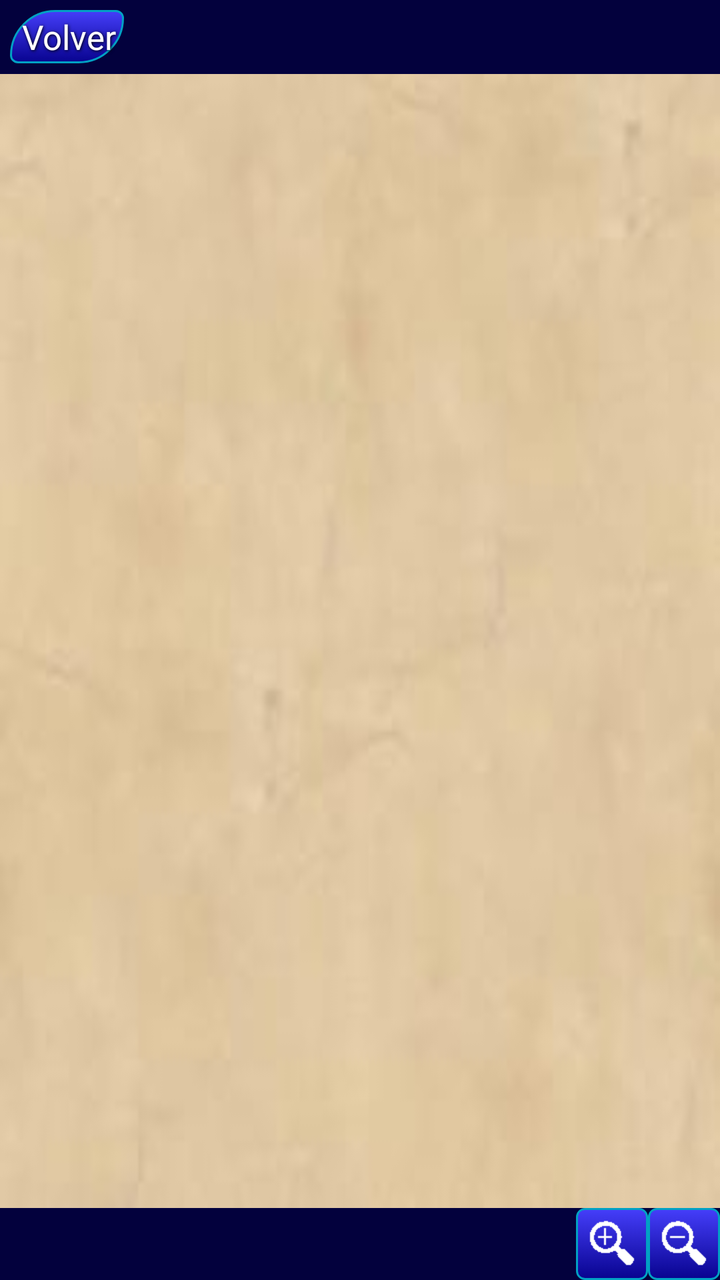
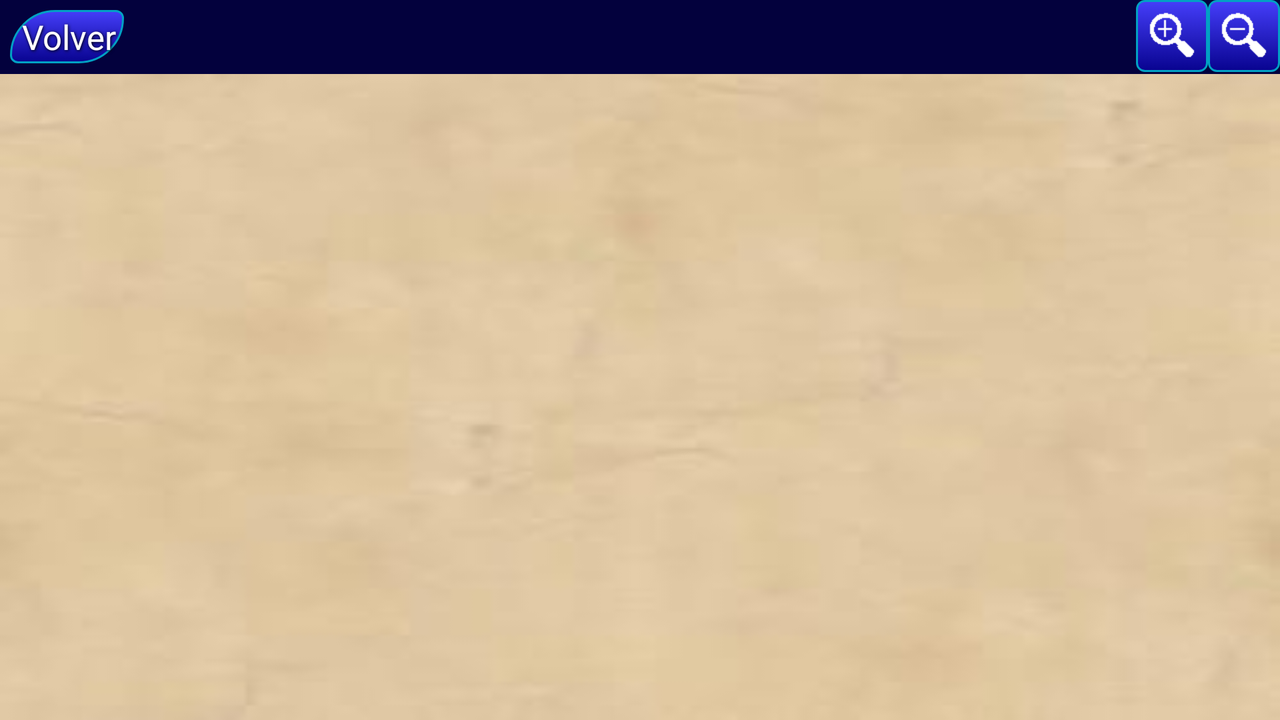

An Android layout and its configuration variant, each rendered on a device that would load it. The default file and the variant file are quoted in full after the pictures.
<!-- AndroidManifest.xml: application theme AppTheme -->
<!-- res/layout/view_prayers.xml -->
<LinearLayout xmlns:android="http://schemas.android.com/apk/res/android"
    xmlns:tools="http://schemas.android.com/tools"
    android:layout_width="match_parent"
    android:layout_height="match_parent"
    android:layout_centerHorizontal="true"
    android:orientation="vertical"
    tools:context=".ViewPrayers" >

    <LinearLayout
        android:layout_width="fill_parent"
        android:layout_height="wrap_content"
        android:background="#03013D"
        android:gravity="center_horizontal"
        android:orientation="horizontal" >

        <Button
            android:id="@+id/back_button"
            style="@style/back_btn"
            android:background="@drawable/back_btn"
            android:onClick="onBackClick"
            android:text="@string/back"
            android:textSize="17sp" />

        <TextView
            android:id="@+id/prayer_title"
            android:layout_width="0dp"
            android:layout_height="wrap_content"
            android:layout_gravity="center_vertical|center_horizontal|center"
            android:layout_weight="0.9"
            android:gravity="center"
            android:padding="5dp"
            android:textColor="#FFFFFF"
            android:textSize="20sp" />
    </LinearLayout>

    <ScrollView
        android:id="@+id/svprayer"
        android:layout_width="match_parent"
        android:layout_height="0dp"
        android:layout_weight="0.8"
        android:background="@drawable/prayer_background" >

        <TextView
            android:id="@+id/prayer"
            android:layout_width="match_parent"
            android:layout_height="wrap_content"
            android:padding="5dp"
            android:textColor="#000000"
            android:textSize="17sp" />
    </ScrollView>

    <LinearLayout
        android:layout_width="match_parent"
        android:layout_height="wrap_content"
        android:layout_gravity="right"
        android:background="#03013D"
        android:gravity="right"
        android:orientation="horizontal" >

        <ImageButton
            android:id="@+id/btnzoomin"
            style="?android:attr/buttonStyleSmall"
            android:layout_width="wrap_content"
            android:layout_height="wrap_content"
            android:layout_gravity="right"
            android:background="@drawable/zoom_btn"
            android:contentDescription="@string/zoomout"
            android:onClick="onZoomInClick"
            android:scaleType="centerInside"
            android:src="@drawable/zoomin" />

        <ImageButton
            android:id="@+id/btnzoomout"
            style="?android:attr/buttonStyleSmall"
            android:layout_width="wrap_content"
            android:layout_height="wrap_content"
            android:layout_gravity="right"
            android:background="@drawable/zoom_btn"
            android:contentDescription="@string/zoomin"
            android:onClick="onZoomOutClick"
            android:scaleType="centerInside"
            android:src="@drawable/zoomout" />
    </LinearLayout>

</LinearLayout>
<!-- resources referenced by this layout -->
<resources>
  <!-- drawable zoom_btn (drawable) -->
  <?xml version="1.0" encoding="utf-8"?>
  
  <selector xmlns:android="http://schemas.android.com/apk/res/android">
  
      <item android:state_pressed="true"><shape>
              <gradient android:angle="270" android:endColor="@color/gradientEnd" android:startColor="@color/gradientStart_pressed" />
  
              <stroke android:width="1dp" android:color="@color/stroke" />
  
              <corners android:radius="4dp" />
  
              <padding android:bottom="2dp" android:left="2dp" android:right="2dp" android:top="2dp" />
          </shape></item>
      <item android:state_focused="true"><shape>
              <gradient android:angle="270" android:endColor="@color/gradientEnd" android:startColor="@color/gradientStart_unpresed" />
  
              <stroke android:width="1dp" android:color="@color/stroke_selected" />
  
              <corners android:radius="4dp" />
  
              <padding android:bottom="2dp" android:left="2dp" android:right="2dp" android:top="2dp" />
          </shape></item>
      <item><shape>
              <gradient android:angle="270" android:endColor="@color/gradientEnd" android:startColor="@color/gradientStart_unpresed" />
  
              <stroke android:width="1dp" android:color="@color/stroke" />
  
              <corners android:radius="4dp" />
  
              <padding android:bottom="2dp" android:left="2dp" android:right="2dp" android:top="2dp" />
          </shape></item>
  
  </selector>
  <string name="back">Volver</string>
  <string name="zoomin">zoomin</string>
  <string name="zoomout">zoomout</string>
  <style name="back_btn">
          <item name="android:layout_width">wrap_content</item>
          <item name="android:layout_height">wrap_content</item>
          <item name="android:layout_gravity">center</item>
          <item name="android:layout_margin">5dp</item>
          <item name="android:textColor">#FFFFFF</item>
          <item name="android:shadowColor">#000000</item>
          <item name="android:shadowDx">1</item>
          <item name="android:shadowDy">1</item>
          <item name="android:shadowRadius">4</item>
      </style>
  <style name="AppTheme" parent="AppBaseTheme">
          
      </style>
  <color name="gradientEnd">#08038F</color>
  <color name="gradientStart_pressed">#0E07E0</color>
  <color name="stroke">#02A1C4</color>
  <color name="gradientStart_unpresed">#453EFA</color>
  <color name="stroke_selected">#00E3D8</color>
  <style name="AppBaseTheme" parent="android:Theme.Light">
          
      </style>
</resources>
<!-- res/layout-land/view_prayers.xml (the author's variant of the layout above) -->
<!-- drawn on the phone turned sideways -->
<LinearLayout xmlns:android="http://schemas.android.com/apk/res/android"
    xmlns:tools="http://schemas.android.com/tools"
    android:layout_width="match_parent"
    android:layout_height="match_parent"
    android:layout_centerHorizontal="true"
    android:orientation="vertical"
    tools:context=".ViewPrayers" >

    <LinearLayout
        android:layout_width="fill_parent"
        android:layout_height="wrap_content"
        android:background="#03013D"
        android:gravity="center_horizontal"
        android:orientation="horizontal" >

        <Button
            android:id="@+id/back_button"
            style="@style/back_btn"
            android:background="@drawable/back_btn"
            android:onClick="onBackClick"
            android:text="@string/back"
            android:textSize="17sp" />

        <TextView
            android:id="@+id/prayer_title"
            android:layout_width="0dp"
            android:layout_height="wrap_content"
            android:layout_gravity="center_vertical|center_horizontal|center"
            android:layout_weight="0.9"
            android:gravity="center"
            android:padding="5dp"
            android:textColor="#FFFFFF"
            android:textSize="20sp" />

        <LinearLayout
            android:layout_width="wrap_content"
            android:layout_height="wrap_content"
            android:layout_gravity="right"
            android:background="#03013D"
            android:gravity="right"
            android:orientation="horizontal" >

            <ImageButton
                android:id="@+id/btnzoomin"
                style="?android:attr/buttonStyleSmall"
                android:layout_width="wrap_content"
                android:layout_height="wrap_content"
                android:layout_gravity="right"
                android:background="@drawable/zoom_btn"
                android:contentDescription="@string/zoomout"
                android:onClick="onZoomInClick"
                android:scaleType="centerInside"
                android:src="@drawable/zoomin" />

            <ImageButton
                android:id="@+id/btnzoomout"
                style="?android:attr/buttonStyleSmall"
                android:layout_width="wrap_content"
                android:layout_height="wrap_content"
                android:layout_gravity="right"
                android:background="@drawable/zoom_btn"
                android:contentDescription="@string/zoomin"
                android:onClick="onZoomOutClick"
                android:scaleType="centerInside"
                android:src="@drawable/zoomout" />
        </LinearLayout>
    </LinearLayout>

    <ScrollView
        android:id="@+id/svprayer"
        android:layout_width="match_parent"
        android:layout_height="0dp"
        android:layout_weight="0.8"
        android:background="@drawable/prayer_background" >

        <TextView
            android:id="@+id/prayer"
            android:layout_width="match_parent"
            android:layout_height="wrap_content"
            android:padding="5dp"
            android:textColor="#000000"
            android:textSize="17sp" />
    </ScrollView>

</LinearLayout>
